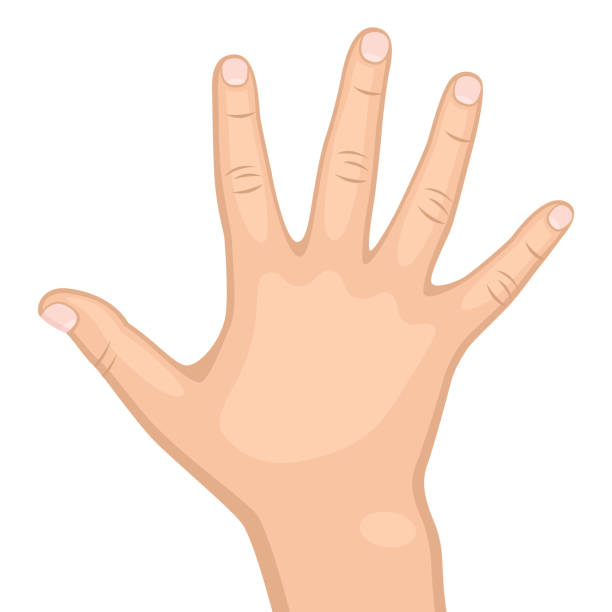
#> input picture Photos/hand.jpg, 612 x 612 px
$ python contours.py
#> lines starting #> are read from the running program, lines starting #| are printed output that depends on the picture; after the words box and inside, x2 and y2 are one past the last pixel; in counts of white or black regions, pixels touching at a corner belong together
"""Contours can be explained simply as a curve joining all the continuous points (along the boundary),
having same color or intensity. The contours are a useful tool for shape analysis and object detection
and recognition."""

import cv2
import numpy as np

img = cv2.imread('Photos/hand.jpg')
#> img is the input picture: shape (612, 612, 3); mean B, G, R 223.3, 234.9, 252.3
cv2.imshow("Cats", img)

blank = np.zeros(img.shape, dtype='uint8')
cv2.imshow("Blank", blank)

gray = cv2.cvtColor(img, cv2.COLOR_BGR2GRAY)
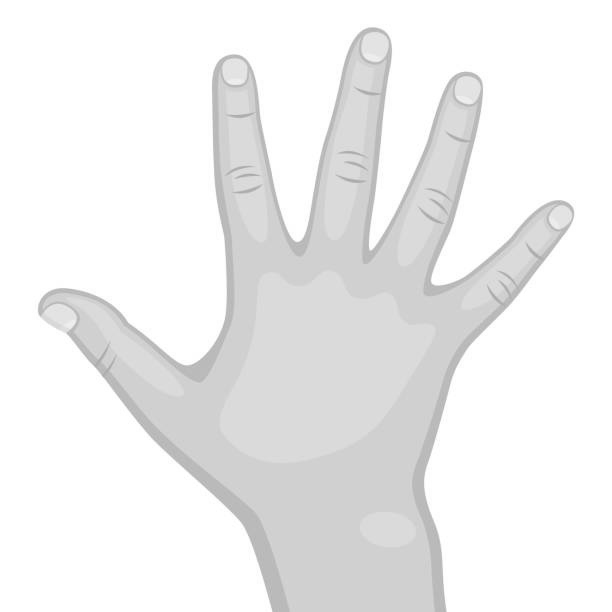
#> gray: shape (612, 612); min 162, max 255, mean 238.8
cv2.imshow("GrayImg", gray)

blur = cv2.GaussianBlur(gray, (5, 5), cv2.BORDER_DEFAULT)
cv2.imshow("Blur", blur)

canny = cv2.Canny(img, 125, 175)
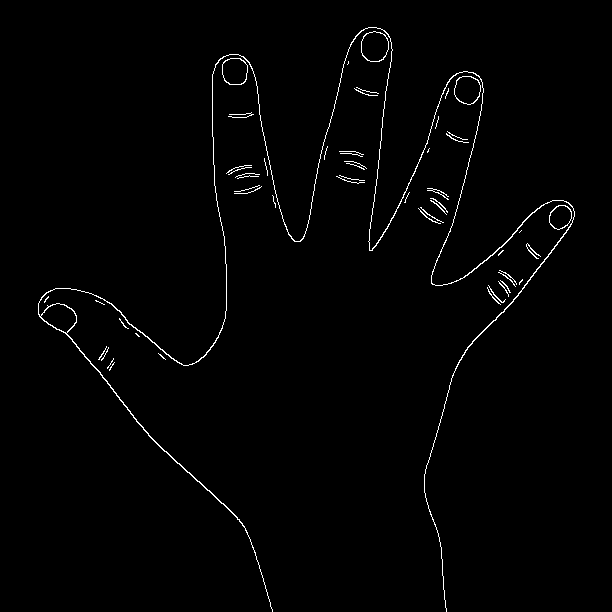
#> canny: shape (612, 612); 1.2% white in thin lines or dots, all inside (x1, y1, x2, y2) = (38, 27, 575, 612)
cv2.imshow("Canny", canny)

ret, thresh = cv2.threshold(blur, 220, 255, cv2.THRESH_BINARY)
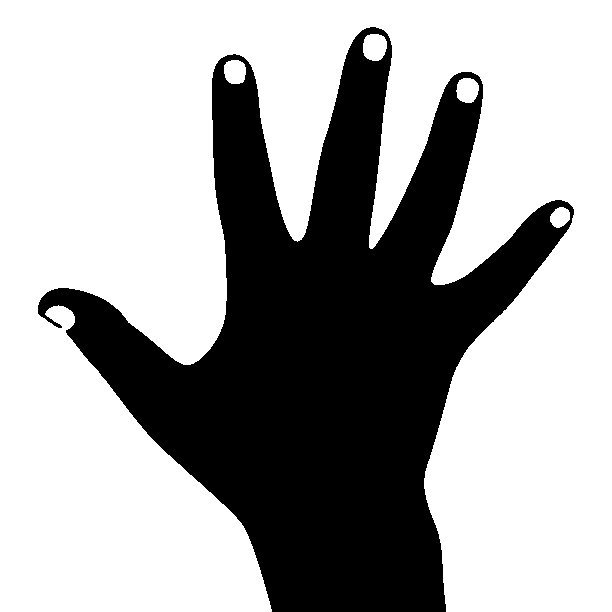
#> thresh: shape (612, 612); 65.8% white; 1 black region
cv2.imshow("Thresholding", thresh)
print(ret)

# adaptive_thresh = cv2.adaptiveThreshold(blur, 255, cv2.ADAPTIVE_THRESH_GAUSSIAN_C,
#                                         cv2.THRESH_BINARY, 13, 9)
# cv2.imshow("Adaptive Thresholding", adaptive_thresh)

contours, hierarchies = cv2.findContours(thresh, cv2.RETR_LIST, cv2.CHAIN_APPROX_NONE)
#> contours = 5 contours; box (x1, y1, x2, y2) and area: (0, 0, 612, 612) 242292, (363, 34, 387, 61) 500, (456, 78, 479, 103) 422, (224, 60, 246, 84) 412, (550, 207, 570, 228) 284
# cv2.imshow("Contours",contours)
print(f'{len(contours)} contours found')
#| 5 contours found
print(hierarchies)
#| [[[ 1 -1 -1 -1]
#|   [ 2  0 -1 -1]
#|   [ 3  1 -1 -1]
#|   [ 4  2 -1 -1]
#|   [-1  3 -1 -1]]]

cv2.drawContours(img, contours, -1, (0, 0, 255), 1)
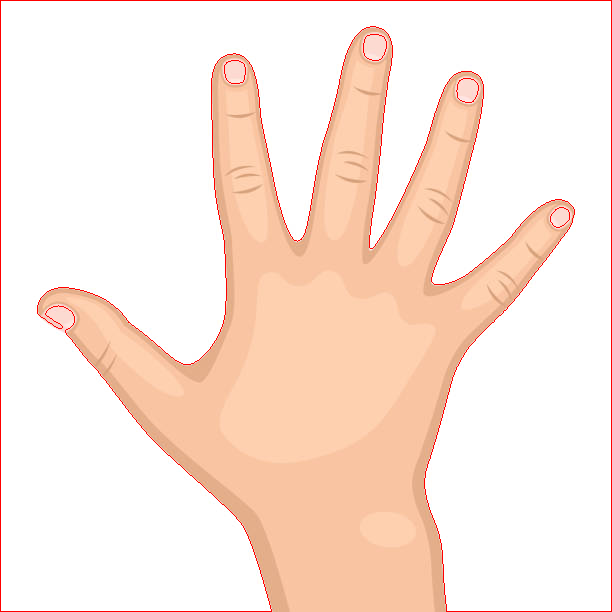
#> img: shape (612, 612, 3); 1.34% of pixels changed, all inside (x1, y1, x2, y2) = (0, 0, 612, 612)
cv2.imshow("Contours Drawn", img)

cv2.waitKey(0)
